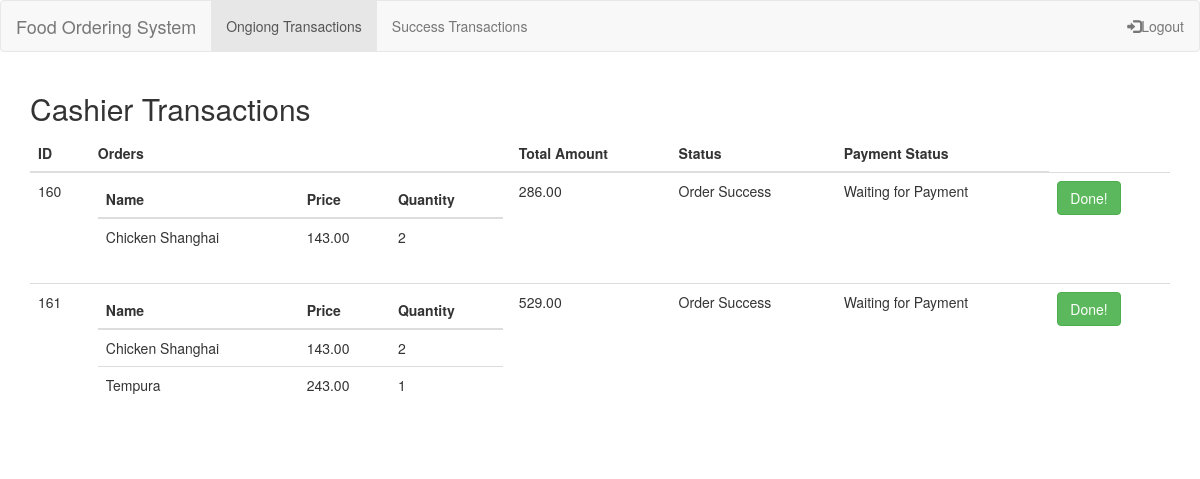
/admin/transaction_user_cashier.php (signed in), run on the app's committed database.
### tables this page shows
CREATE TABLE `transactions` (
  `id` int(11) NOT NULL AUTO_INCREMENT,
  `status` varchar(255) DEFAULT NULL,
  `total` decimal(10,2) DEFAULT NULL,
  `datetime` datetime DEFAULT NULL,
  `paymentstatus` varchar(255) DEFAULT NULL,
  `foodserve` varchar(255) DEFAULT NULL,
  `user_id` int(11) DEFAULT NULL,
  PRIMARY KEY (`id`) USING BTREE,
  KEY `user_id` (`user_id`),
  CONSTRAINT `transactions_ibfk_1` FOREIGN KEY (`user_id`) REFERENCES `user_accounts` (`id`)
);

CREATE TABLE `orders` (
  `id` int(11) NOT NULL AUTO_INCREMENT,
  `transaction_id` int(11) DEFAULT NULL,
  `menu_id` int(11) DEFAULT NULL,
  `quantity` varchar(255) DEFAULT NULL,
  PRIMARY KEY (`id`) USING BTREE,
  KEY `transaction_id` (`transaction_id`) USING BTREE,
  KEY `menu_id` (`menu_id`) USING BTREE,
  CONSTRAINT `orders_ibfk_1` FOREIGN KEY (`transaction_id`) REFERENCES `transactions` (`id`),
  CONSTRAINT `orders_ibfk_2` FOREIGN KEY (`menu_id`) REFERENCES `menu` (`id`)
);

CREATE TABLE `menu` (
  `id` int(11) NOT NULL AUTO_INCREMENT,
  `name` varchar(255) DEFAULT NULL,
  `price` decimal(10,2) DEFAULT NULL,
  `category` varchar(255) DEFAULT NULL,
  `photo` varchar(255) DEFAULT NULL,
  PRIMARY KEY (`id`) USING BTREE
);

### admin/transaction_user_cashier.php (the view, shortened to what this page needs)
<!DOCTYPE html>
<html lang="en">
<head>
    <link rel="stylesheet" href="template/bootstrap.min.css">
</head>
<?php include_once("../dbconfig.php"); ?>
<body>
    <nav class="navbar navbar-default">
        <div class="container-fluid">
            <div class="navbar-header">
                <a class="navbar-brand" href="#">Food Ordering System</a>
            </div>
           <ul class="nav navbar-nav">
                <li class="active"><a href="transaction_user_cashier.php">Ongiong Transactions</a></li>
	<li><a href="transaction_user_cashier_s.php">Success Transactions</a></li>
            </ul>
            <ul class="nav navbar-nav navbar-right">
                <li><a href="loginsession.php?ses=1"><span class="glyphicon glyphicon-log-in"></span>Logout</a></li>
            </ul>
        </div>
    </nav>
    <div class="container">
        <h2>Cashier Transactions</h2>
        <table class="table">
            <thead>
                <tr>
                    <th>ID</th>
                    <th>Orders</th>
                    <th>Total Amount</th>
                    <th>Status</th>
	<th>Payment Status</th>
                </tr>
            </thead>
            <tbody>
                <?php
                $sql = "SELECT
                transactions.id as tid,
                transactions.`status` as tstatus,
                transactions.total as ttotal,
                transactions.datetime as dt,
		transactions.paymentstatus as payments
                FROM
                transactions
                ";
                $res = mysqli_query($db, $sql);
                if (mysqli_num_rows($res) > 0) {
                    while ($rowTrans = mysqli_fetch_assoc($res)) {
                ?>
		<?php if ($rowTrans['tstatus'] == 'Order Success'){ ?>
                        <tr>
                            <td> <?php echo $rowTrans['tid'] ?> </td>
                            <td>
                                <table class="table">
                                    <thead>
                                        <tr>
                                            <th>Name</th>
                                            <th>Price</th>
                                            <th>Quantity</th>
                                        </tr>
                                    </thead>
                                    <tbody>
                                        <?php
                                        $orders = "
                                        SELECT
                                        menu.id as s_mid,
                                        menu.`name` as mname,
                                        menu.price as mprice,
                                        menu.category,
                                        menu.photo,
                                        orders.id as s_oid,
                                        orders.transaction_id,
                                        orders.menu_id,
                                        orders.quantity as oquantity
                                        FROM
                                        menu
                                        INNER JOIN orders ON orders.menu_id = menu.id WHERE orders.transaction_id = " . $rowTrans['tid'] . " AND  orders.quantity != 0
                                        ";
                                        $result = mysqli_query($db, $orders);
                                        if (mysqli_num_rows($result) > 0) {
                                            while ($row = mysqli_fetch_assoc($result)) {
                                        ?>
                                                <tr>
                                                    <td> <?php echo $row['mname'] ?> </td>
                                                    <td> <?php echo $row['mprice'] ?></td>
                                                    <td> <?php echo $row['oquantity']?></td>
                                                </tr>
                                        <?php
                                            }
                                        }
                                        ?>
                                    </tbody>
                                </table>
                            </td>
                            <td> <?php echo $rowTrans['ttotal'] ?> </td>
                            <td> <?php echo $rowTrans['tstatus'] ?> </td>
				<td> <?php echo $rowTrans['payments'] ?></td>
				<?php
 				if($rowTrans['payments'] == "Waiting for Payment")
 {  ?>
				<td><a href="payment.php?pays=<?php echo $rowTrans['tid'] ?>" class="del_btn"><button name="button_confirmation" type="submit" class="btn btn-success">Done!</button></a></td>
	<?php	}   ?>
                        </tr>
                <?php
}
                    }
                } else {
                    echo '<script>alert("No data found!")</script>';
                }
                ?>
            </tbody>
        </table>
    </div>
</body>
</html>

### admin/transaction_user_cashier.php (style rules this page uses)
.btn { border: 2px solid black; background-color: white; color: black; padding: 14px 28px; font-size: 16px; cursor: pointer; }

### data on the page
transactions: id "160", total "286.00", status "Order Success", paymentstatus "Waiting for Payment"
orders: menu.name "Chicken Shanghai", menu.price "143.00", quantity "2"
transactions: id "161", total "529.00", status "Order Success", paymentstatus "Waiting for Payment"
orders: menu.name "Chicken Shanghai", menu.price "143.00", quantity "2"
orders: menu.name "Tempura", menu.price "243.00", quantity "1"
